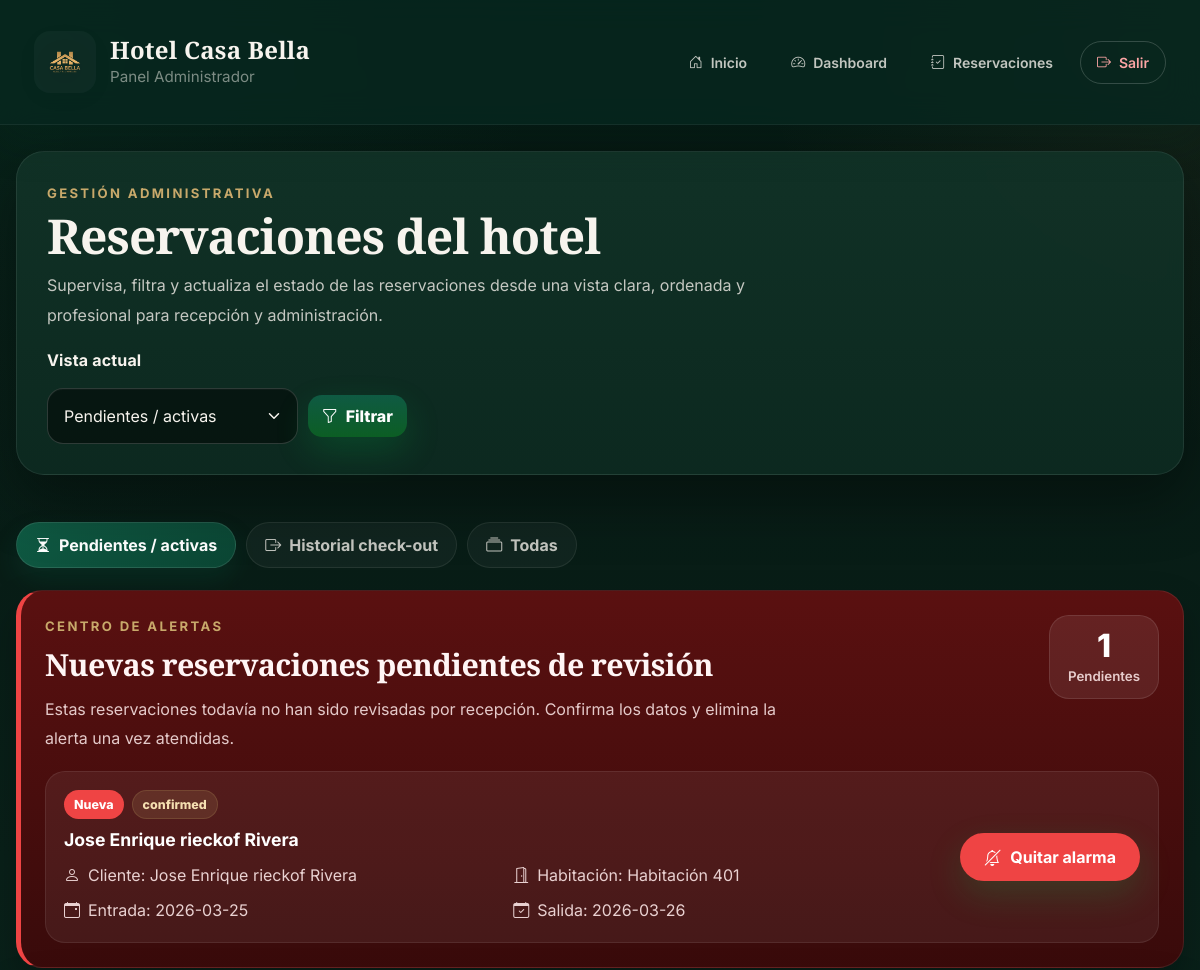
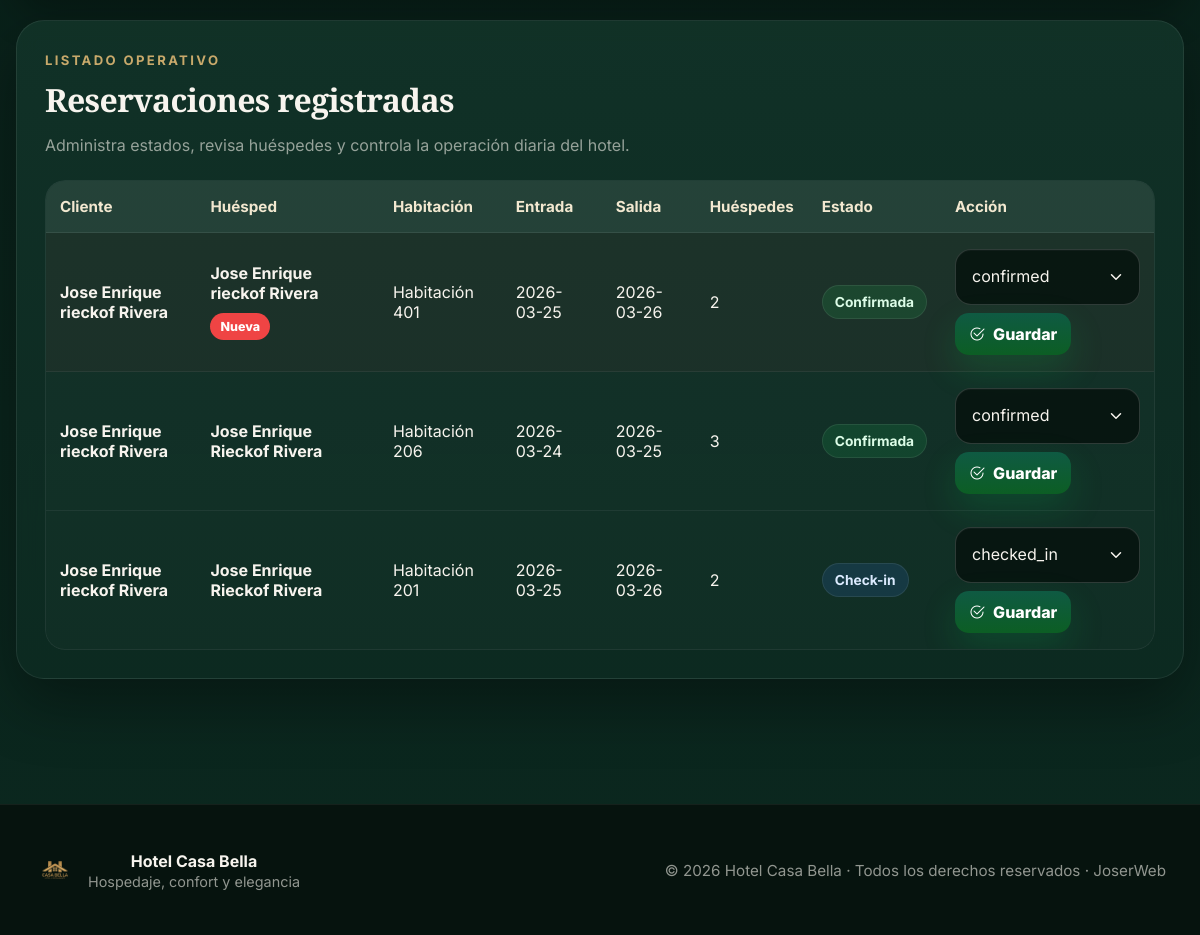
/admin/reservations (signed in), run on an earlier commit of the app's database (2 pictures, top to bottom).
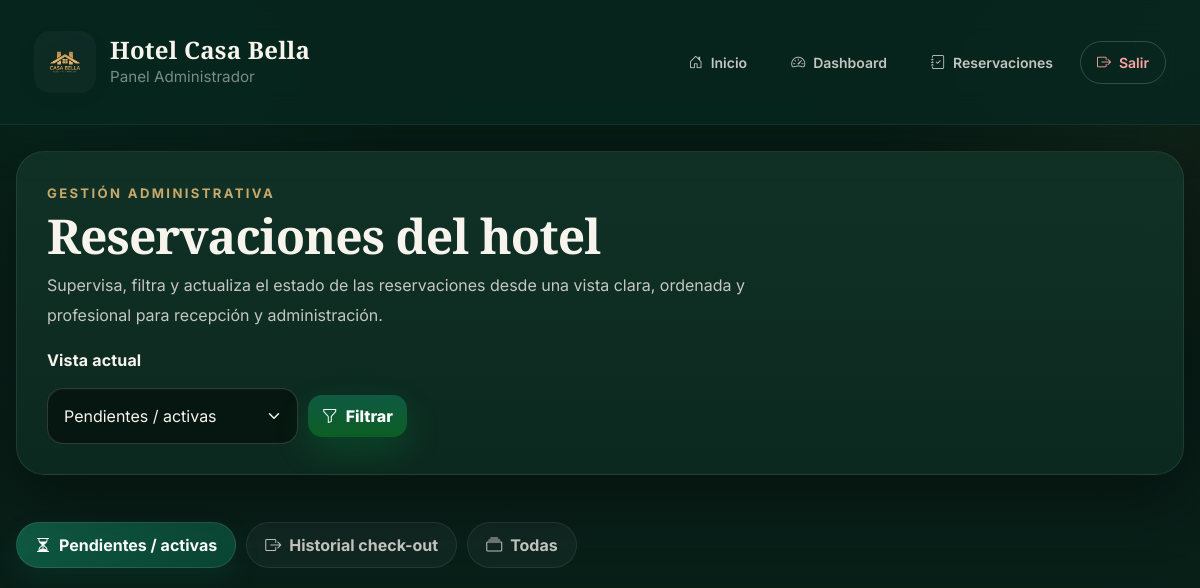
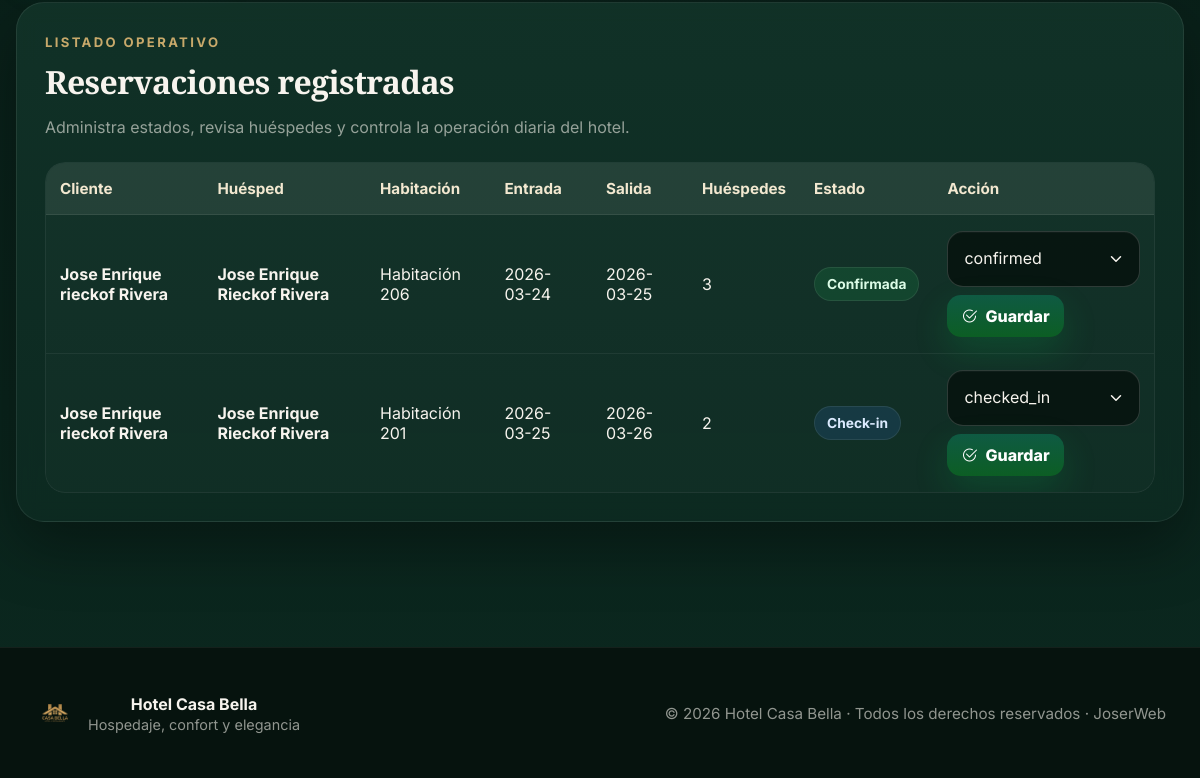
And on a later commit of the database (2 pictures, top to bottom).
### tables this page shows
CREATE TABLE reservations (
  id INTEGER PRIMARY KEY AUTOINCREMENT,
  user_id INTEGER NOT NULL,  -- ✅ cliente que reservó
  guest_name TEXT NOT NULL,
  email TEXT NOT NULL,
  phone TEXT NOT NULL,
  room_id INTEGER NOT NULL,
  check_in TEXT NOT NULL,
  check_out TEXT NOT NULL,
  guests INTEGER NOT NULL,
  special_requests TEXT,
  status TEXT NOT NULL CHECK(status IN ('confirmed','checked_in','checked_out','cancelled')) DEFAULT 'confirmed',
  created_at TEXT NOT NULL DEFAULT (datetime('now')), extra_person INTEGER NOT NULL DEFAULT 0, total_amount REAL NOT NULL DEFAULT 0, admin_alert_dismissed INTEGER NOT NULL DEFAULT 0,
  FOREIGN KEY(user_id) REFERENCES "users_old"(id) ON DELETE CASCADE,
  FOREIGN KEY(room_id) REFERENCES rooms(id) ON DELETE CASCADE
);

CREATE TABLE users (
                    id INTEGER PRIMARY KEY AUTOINCREMENT,
                    full_name TEXT NOT NULL,
                    email TEXT NOT NULL UNIQUE,
                    password_hash TEXT NOT NULL,
                    role TEXT NOT NULL DEFAULT 'client'
                        CHECK (role IN ('client', 'admin', 'superadmin')),
                    created_at TEXT NOT NULL DEFAULT (datetime('now'))
                );

CREATE TABLE rooms (
  id INTEGER PRIMARY KEY AUTOINCREMENT,
  name TEXT NOT NULL,
  category TEXT NOT NULL,
  price_per_night REAL NOT NULL DEFAULT 0,
  capacity INTEGER NOT NULL,
  description TEXT
);

### app.py (the view, shortened to what this page needs)
@app.route("/admin/reservations")
@admin_required
def admin_reservations() -> str:
    db = get_db()
    status = request.args.get("status", "active")
    if status == "checked_out":
        query = """
            SELECT r.*, rm.name AS room_name, u.full_name AS user_name
            FROM reservations r
            JOIN rooms rm ON rm.id = r.room_id
            JOIN users u ON u.id = r.user_id
            WHERE r.status = 'checked_out'
            ORDER BY r.created_at DESC
        """
        reservations = db.execute(query).fetchall()
    else:
        query = """
            SELECT r.*, rm.name AS room_name, u.full_name AS user_name
            FROM reservations r
            JOIN rooms rm ON rm.id = r.room_id
            JOIN users u ON u.id = r.user_id
            WHERE r.status != 'checked_out'
            ORDER BY
                CASE WHEN r.admin_alert_dismissed = 0 THEN 0 ELSE 1 END,
                r.created_at DESC
        """
        reservations = db.execute(query).fetchall()
    pending_alerts = get_pending_admin_alerts(db)
    has_pending_alerts = len(pending_alerts) > 0
    return render_template(
        "reservations_admin.html",
        reservations=reservations,
        selected_status=status,
        pending_alerts=pending_alerts,
        has_pending_alerts=has_pending_alerts,
    )

### templates/reservations_admin.html (shortened to what this page needs)
{% extends "base.html" %}
{% block content %}
<section class="admin-res-shell" data-aos="fade-up">
  <section class="admin-res-hero card">
    <div class="admin-res-hero-copy">
      <span class="section-kicker">Gestión administrativa</span>
      <h1>Reservaciones del hotel</h1>
      <p>
        Supervisa, filtra y actualiza el estado de las reservaciones desde una vista
        clara, ordenada y profesional para recepción y administración.
      </p>
    </div>
    <form method="get" action="{{ url_for('admin_reservations') }}" class="admin-res-filter-form">
      <label for="statusFilter">Vista actual</label>
      <div class="admin-res-filter-row">
        <select id="statusFilter" name="status">
          <option value="active" {{ 'selected' if selected_status=='active' else '' }}>Pendientes / activas</option>
        </select>
        <button class="btn btn-primary" type="submit">
          <i class="bi bi-funnel"></i>
          Filtrar
        </button>
      </div>
    </form>
  </section>
  <section class="admin-tabs-wrap">
    <a href="{{ url_for('admin_reservations', status='active') }}"
       class="admin-tab {{ 'active' if selected_status == 'active' else '' }}">
      <i class="bi bi-hourglass-split"></i>
      Pendientes / activas
    </a>
    <a href="{{ url_for('admin_reservations', status='checked_out') }}"
       class="admin-tab {{ 'active' if selected_status == 'checked_out' else '' }}">
      <i class="bi bi-box-arrow-right"></i>
      Historial check-out
    </a>
    <a href="{{ url_for('admin_reservations', status='all') }}"
       class="admin-tab {{ 'active' if selected_status == 'all' else '' }}">
      <i class="bi bi-collection"></i>
      Todas
    </a>
  </section>
  {% if has_pending_alerts %}
  <section id="alarmBox" class="admin-alert-lux reminder-active">
    <div class="admin-alert-lux-top">
      <div class="admin-alert-lux-copy">
        <span class="section-kicker">Centro de alertas</span>
        <h2>Nuevas reservaciones pendientes de revisión</h2>
        <p>
          Estas reservaciones todavía no han sido revisadas por recepción.
          Confirma los datos y elimina la alerta una vez atendidas.
        </p>
      </div>
      <div class="admin-alert-lux-count">
        <span>{{ pending_alerts|length }}</span>
        <small>Pendientes</small>
      </div>
    </div>
    <div class="admin-alert-lux-list">
      {% for r in pending_alerts %}
      <article class="admin-alert-lux-item">
        <div class="admin-alert-lux-main">
          <div class="admin-alert-lux-badges">
            <span class="mini-badge mini-badge-danger">Nueva</span>
            <span class="mini-badge mini-badge-gold">{{ r.status }}</span>
          </div>
          <h3>{{ r.guest_name }}</h3>
          <div class="admin-alert-lux-meta">
            <span><i class="bi bi-person"></i> Cliente: {{ r.user_name }}</span>
            <span><i class="bi bi-door-open"></i> Habitación: {{ r.room_name }}</span>
            <span><i class="bi bi-calendar-event"></i> Entrada: {{ r.check_in }}</span>
            <span><i class="bi bi-calendar-check"></i> Salida: {{ r.check_out }}</span>
          </div>
        </div>
        <form method="post" action="{{ url_for('dismiss_reservation_alert', reservation_id=r.id) }}">
          <button type="submit" class="btn btn-danger-soft">
            <i class="bi bi-bell-slash"></i>
            Quitar alarma
          </button>
        </form>
      </article>
      {% endfor %}
    </div>
  </section>
  {% endif %}
  <section class="card admin-res-table-card">
    <div class="admin-res-section-head">
      <div>
        <span class="section-kicker">Listado operativo</span>
        <h2>Reservaciones registradas</h2>
        <p>
          Administra estados, revisa huéspedes y controla la operación diaria del hotel.
        </p>
      </div>
    </div>
    {% if reservations|length == 0 %}
      <div class="empty-admin-res">
        <div class="empty-admin-res-icon">
          <i class="bi bi-calendar2-x"></i>
        </div>
        <h3>No hay reservaciones para mostrar</h3>
        <p>
          En esta vista no existen registros disponibles en este momento.
        </p>
      </div>
    {% else %}
      <div class="table-wrap admin-res-mobile-cards">
        <table class="admin-res-table">
          <thead>
            <tr>
              <th>Cliente</th>
              <th>Huésped</th>
              <th>Habitación</th>
              <th>Entrada</th>
              <th>Salida</th>
              <th>Huéspedes</th>
              <th>Estado</th>
              <th>Acción</th>
            </tr>
          </thead>
          <tbody>
            {% for r in reservations %}
            {% set st = (r.status or '')|lower %}
            <tr class="{{ 'row-new-lux' if r.admin_alert_dismissed == 0 else '' }}">
              <td data-label="Cliente">
                <div class="cell-strong">{{ r.user_name }}</div>
              </td>
              <td data-label="Huésped">
                <div class="guest-cell">
                  <span class="cell-strong">{{ r.guest_name }}</span>
                  {% if r.admin_alert_dismissed == 0 and r.status != 'checked_out' %}
                    <span class="mini-badge mini-badge-danger">Nueva</span>
                  {% endif %}
                </div>
              </td>
              <td data-label="Habitación">{{ r.room_name }}</td>
              <td data-label="Entrada">{{ r.check_in }}</td>
              <td data-label="Salida">{{ r.check_out }}</td>
              <td data-label="Huéspedes">{{ r.guests }}</td>
              <td data-label="Estado">
                <span class="status-badge
                  {% if st == 'confirmed' %}status-confirmed{% endif %}
                  {% if st == 'checked_in' %}status-checked-in{% endif %}
                  {% if st == 'cancelled' %}status-cancelled{% endif %}">
                  {% if st == 'confirmed' %}
                    Confirmada
                  {% elif st == 'checked_in' %}
                    Check-in
                  {% elif st == 'checked_out' %}
                    Check-out
                  {% elif st == 'cancelled' %}
                    Cancelada
                  {% else %}
                    {{ r.status }}
                  {% endif %}
                </span>
              </td>
              <td data-label="Acción">
                <form method="post"
                      action="{{ url_for('admin_update_reservation_status', reservation_id=r.id) }}"
                      class="admin-inline-form">
                  <select name="status" required>
                    <option value="confirmed" {{ 'selected' if r.status=='confirmed' else '' }}>confirmed</option>
                    <option value="checked_in" {{ 'selected' if r.status=='checked_in' else '' }}>checked_in</option>
                  </select>
                  <button class="btn btn-primary btn-sm" type="submit">
                    <i class="bi bi-check2-circle"></i>
                    Guardar
                  </button>
                </form>
              </td>
            </tr>
            {% endfor %}
          </tbody>
        </table>
      </div>
    {% endif %}
  </section>
</section>
{% endblock %}

### templates/base.html (shortened to what this page needs)
<!doctype html>
<html lang="es">
<head>
  <link rel="stylesheet" href="https://cdn.jsdelivr.net/npm/bootstrap-icons@1.11.3/font/bootstrap-icons.min.css">
  <link rel="stylesheet" href="https://cdn.jsdelivr.net/npm/aos@2.3.4/dist/aos.css">
  <link rel="stylesheet" href="https://cdn.jsdelivr.net/npm/swiper@11/swiper-bundle.min.css"/>
  <link rel="stylesheet" href="{{ url_for('static', filename='styles.css') }}" />
</head>
<body>
<header class="topbar">
  <div class="topbar-inner">
    <a class="brand" href="{{ url_for('index') }}">
      <img src="{{ url_for('static', filename='img/logo.png') }}" alt="Hotel Casa Bella">
      <div class="brand-text">
        <strong>Hotel Casa Bella</strong>
        <span>
          {% if current_user %}
            {% if current_user.role == 'admin' %}Panel Administrador{% else %}Área Cliente{% endif %}
          {% else %}
            Reservaciones y disponibilidad
          {% endif %}
        </span>
      </div>
    </a>
    <nav class="topnav" id="topnav">
      <a href="{{ url_for('index') }}"><i class="bi bi-house-door"></i> Inicio</a>
      {% if current_user %}
        {% if current_user.role == 'admin' %}
          <a href="{{ url_for('admin_dashboard') }}"><i class="bi bi-speedometer2"></i> Dashboard</a>
          <a href="{{ url_for('admin_reservations') }}"><i class="bi bi-journal-check"></i> Reservaciones</a>
        {% else %}
          <a href="{{ url_for('my_reservations') }}"><i class="bi bi-calendar2-heart"></i> Mis reservaciones</a>
          <a class="btn-gold" href="{{ url_for('new_reservation') }}"><i class="bi bi-plus-circle"></i> Nueva reservación</a>
        {% endif %}
        <a class="link-danger" href="{{ url_for('logout') }}"><i class="bi bi-box-arrow-right"></i> Salir</a>
      {% else %}
        <a href="{{ url_for('login') }}"><i class="bi bi-person"></i> Iniciar sesión</a>
        <a class="btn-primary" href="{{ url_for('register') }}"><i class="bi bi-person-plus"></i> Crear cuenta</a>
      {% endif %}
    </nav>
  </div>
</header>
<main class="container">
  {% block content %}{% endblock %}
</main>
<footer class="footer">
  <div class="footer-inner">
    <div class="footer-brand">
      <img src="{{ url_for('static', filename='img/logo.png') }}" alt="Hotel Casa Bella">
      <div class="footer-brand-text">
        <strong>Hotel Casa Bella</strong>
        <span>Hospedaje, confort y elegancia</span>
      </div>
    </div>
    <div class="footer-copy">
      © 2026 Hotel Casa Bella · Todos los derechos reservados · JoserWeb
    </div>
  </div>
</footer>
</body>
</html>

What changed in the data, as far as the page shows it:
no longer on this page (row edited): reservations: status "confirmed", guest_name "Jose Enrique rieckof Rivera", user_name "Jose Enrique rieckof Rivera", room_name "Habitación 401", check_in "2026-03-25", check_out "2026-03-26", admin_alert_dismissed "Nueva", guests "2", shows "Confirmada"
Also different on the page:
{{ pending_alerts|length }}: "1" → (not shown)
text no longer shown: "CENTRO DE ALERTAS Nuevas reservaciones pendientes de revisión Estas reservaciones todavía no han sido revisadas por recepción. Confirma los datos y elimina la alerta una vez atendidas. Pendientes"
